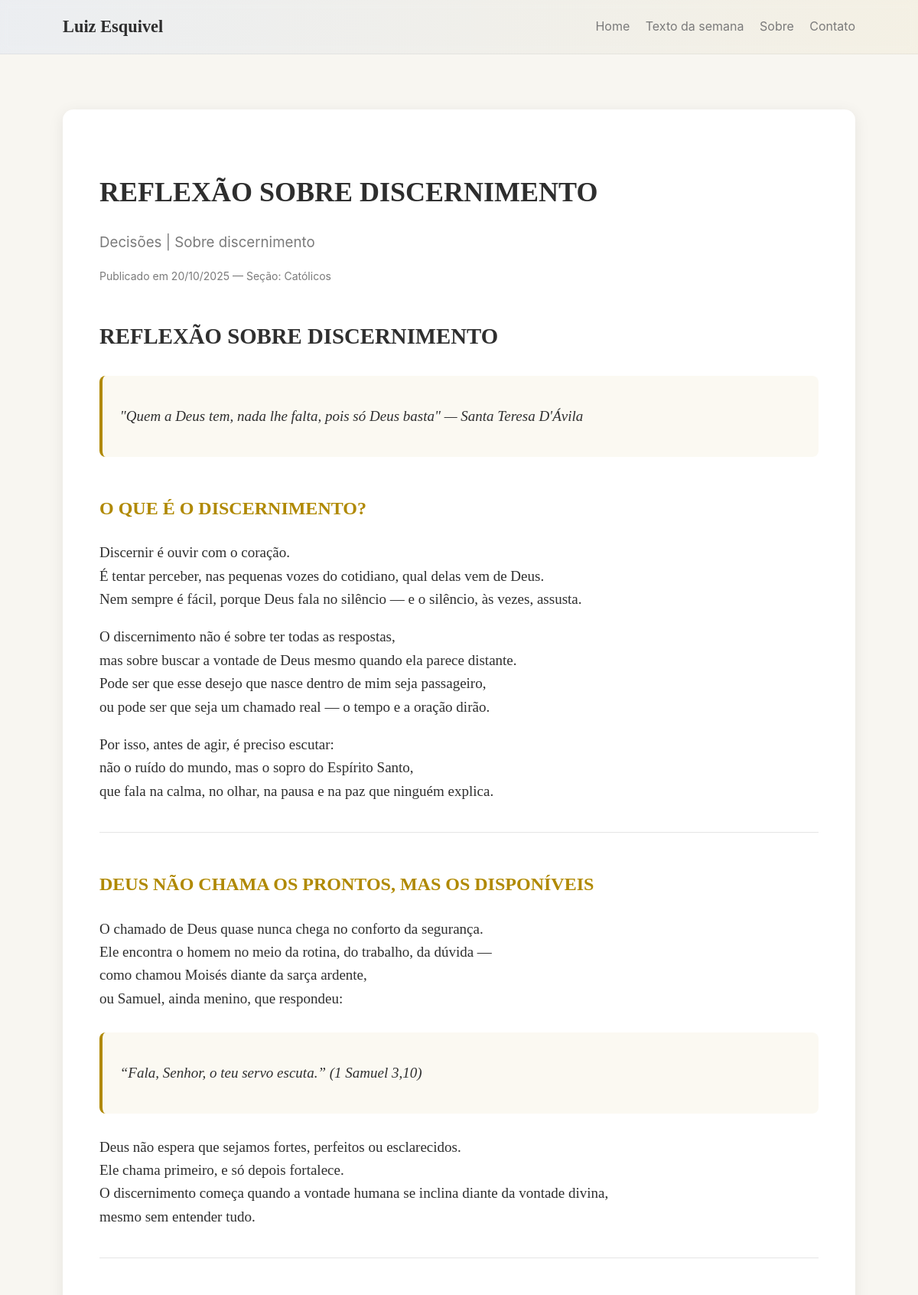
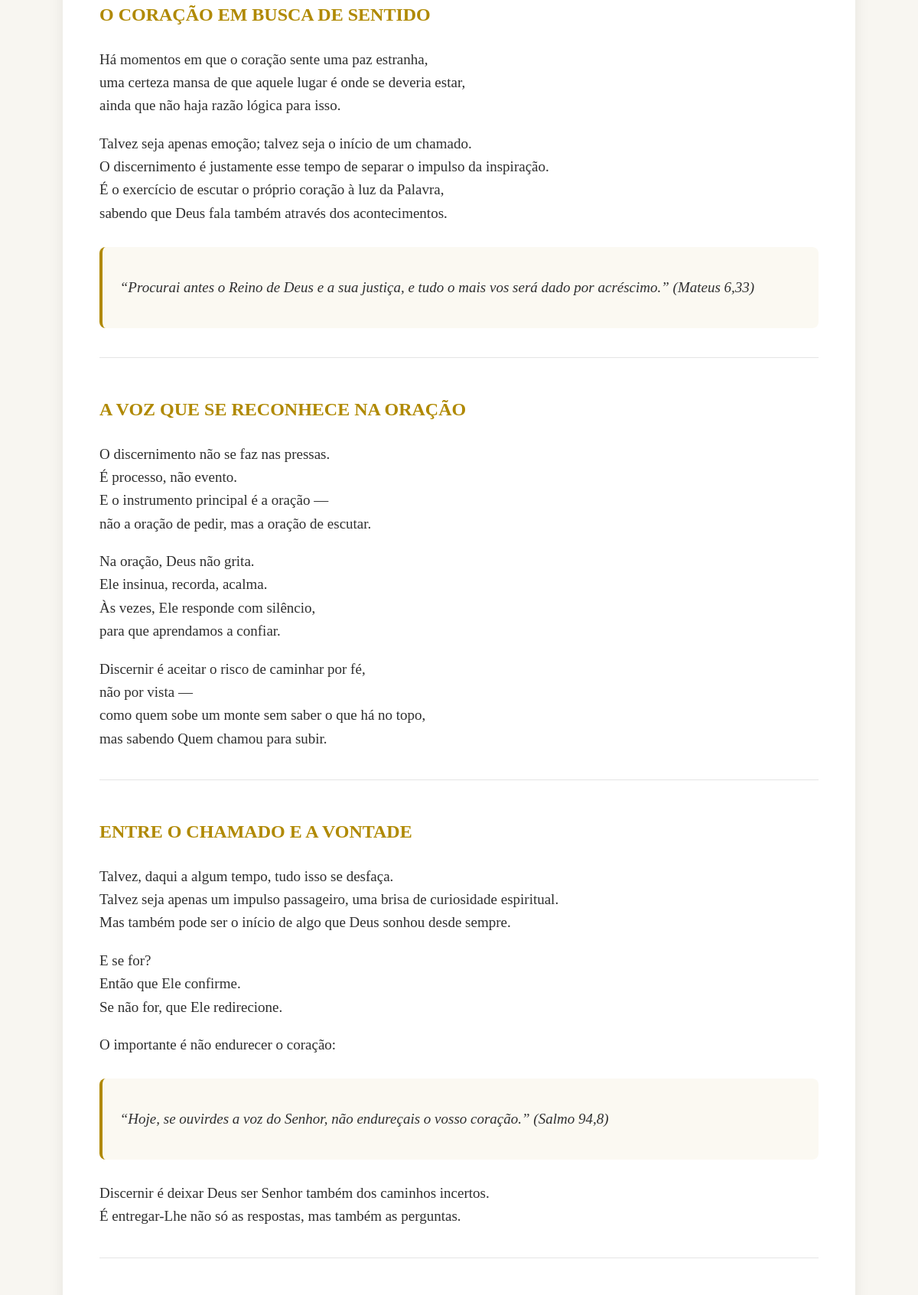
The page /text/27 (upper part) on the database its author committed (2 pictures, top to bottom).
### models.py (models this page shows)
class Text(db.Model):
    id = db.Column(db.Integer, primary_key=True)
    title = db.Column(db.String(300), nullable=False)
    subtitle = db.Column(db.String(400))
    body = db.Column(db.Text)
    published = db.Column(db.Boolean, default=False)
    section_id = db.Column(db.Integer, db.ForeignKey('section.id'), nullable=True)
    created_at = db.Column(db.DateTime, default=datetime.utcnow)

class Section(db.Model):
    id = db.Column(db.Integer, primary_key=True)
    title = db.Column(db.String(200), unique=True, nullable=False)
    description = db.Column(db.String(500))
    created_at = db.Column(db.DateTime, default=datetime.utcnow)
    texts = db.relationship('Text', backref='section', lazy=True, cascade='all, delete-orphan')

### routes/public_routes.py (the view)
@public_bp.route('/text/<int:text_id>')
def text_view(text_id):
    text = Text.query.get_or_404(text_id)
    html = markdown2.markdown(text.body or '')
    return render_template('public/text.html', text=text, html=html)

### templates/public/text.html
{% extends '_base.html' %}
{% block content %}
<article class="text-full fade-in">
  <h1>{{ text.title }}</h1>
  {% if text.subtitle %}
    <h3>{{ text.subtitle }}</h3>
  {% endif %}
  <div class="meta">
    Publicado em {{ text.created_at.strftime('%d/%m/%Y') }} —
    Seção: {{ text.section.title if text.section else '—' }}
  </div>
  <div class="text-body">{{ html|safe }}</div>
</article>
{% endblock %}

### static/css/main.css (style rules this page uses)
:root { --bg: #f8f6f1; --surface: #ffffff; --text: #2e2e2e; --muted: #7a7a7a; --accent: #0b5fff; --gold: #b08900; --radius: 14px; --max-width: 1100px; --font-serif: "EB Garamond", serif; --font-sans: "Inter", sans-serif; }
* { box-sizing: border-box; }
body { margin: 0; background: var(--bg); color: var(--text); font-family: var(--font-sans); line-height: 1.7; overflow-x: hidden; }
.text-full { background: var(--surface); padding: 48px; border-radius: var(--radius); box-shadow: 0 4px 20px rgba(0,0,0,0.08); margin-top: 40px; }
.text-full h1 { font-family: var(--font-serif); font-size: 36px; margin-bottom: 8px; }
.text-full h3 { color: var(--muted); font-weight: normal; margin-bottom: 16px; }
.text-full .meta { color: var(--muted); font-size: 14px; margin-bottom: 20px; }
.text-body { font-family: var(--font-serif); font-size: 19px; line-height: 1.8; color: #2f2f2f; }
.text-body p { margin-bottom: 1em; }
.fade-in { opacity: 0; transform: translateY(20px); transition: all 0.8s ease; }
.text-body h1, .text-body h2, .text-body p, .text-body ul { margin-bottom: 1em; line-height: 1.6; }
.text-body h1 { font-size: 1.8rem; margin-top: 1.5em; }
.text-body blockquote { border-left: 4px solid var(--gold); background: rgba(176,140,0,0.05); padding: 1em 1.2em; margin: 1.5em 0; border-radius: 8px; font-style: italic; }
.text-body hr { border: none; border-top: 1px solid rgba(0,0,0,0.1); margin: 2em 0; }
.text-body h2 { font-size: 1.5rem; margin-top: 2em; color: var(--gold); }
.fade-in { opacity: 1 !important; transform: none !important; }

### rows shown on the page
Text: title "REFLEXÃO SOBRE DISCERNIMENTO", subtitle "Decisões | Sobre discernimento", created_at "20/10/2025", title "REFLEXÃO SOBRE DISCERNIMENTO \"Quem a Deus tem, nada lhe falta, pois só Deus basta\" — Santa Teresa D'Ávila O QUE É O DISCERNIMENTO? Discernir é ouvir com o coração. É tentar perceber, nas pequenas vozes do cotidiano, qual delas vem de Deus. Nem sempre é fácil, porque Deus fala no silêncio — e o silêncio, às vezes, assusta. O discernimento não é sobre ter todas as respostas, mas sobre buscar a vontade de Deus mesmo quando ela parece distante. Pode ser que esse desejo que nasce dentro de mim seja passageiro, ou pode ser que seja um chamado real — o tempo e a oração dirão. Por isso, antes de agir, é preciso escutar: não o ruído do mundo, mas o sopro do Espírito Santo, que fala na calma, no…"
Section: section "Católicos"
